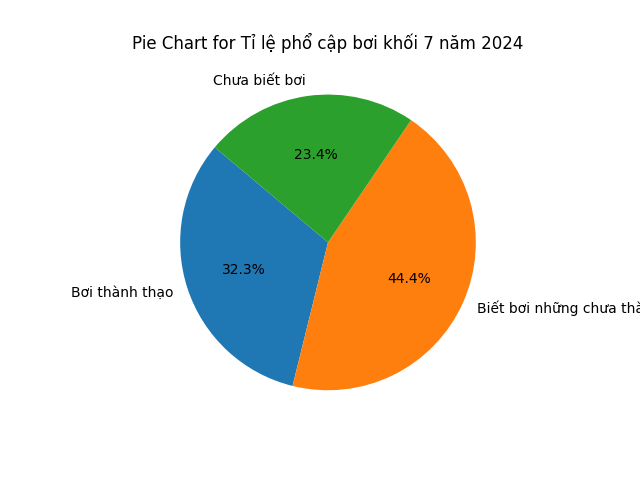

Write Python code to recreate this figure.
import pandas as pd
import matplotlib.pyplot as plt

file_path = './Lop7/Thong ke/Data lop 7.xlsx'

# Load the Excel file
excel_data = pd.ExcelFile(file_path)

# Select the appropriate sheet by its name or index
sheet_name = excel_data.sheet_names[3]

# Read the sheet into a DataFrame without assuming a header
df = pd.read_excel(file_path, sheet_name=sheet_name, header=None)

sheet_name = df.iloc[0, 0]
df = df.drop([0]).reset_index(drop=True)

# Ensure the DataFrame has at least two rows and multiple columns
if df.shape[0] < 2 or df.shape[1] < 2:
    print("The data does not have enough rows or columns.")
else:
    # Extract labels and values from the first and second rows respectively
    labels = df.iloc[0, 1:]  # Skip the first column which is just a label
    values = df.iloc[1, 1:]

    # Create the pie chart
    plt.figure()
    plt.pie(values, labels=labels, autopct='%1.1f%%', startangle=140)
    plt.title(f'Pie Chart for {sheet_name}')
    plt.show()
